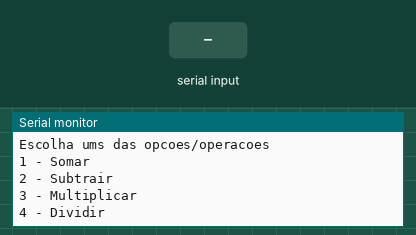
Simulated run of this sketch. Board: Arduino Mega 2560, built with avr-gcc and run on an emulated ATmega2560. Shown: the last lines printed to the serial monitor. The inputs (shaded band) are chosen by the test bench.

Above: at 0.9 s.
1.0 s: "s" received over Serial
At 2.6 s:
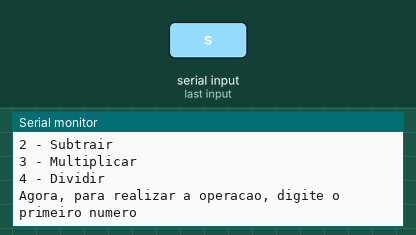
3.5 s: "90,45,200\n" received over Serial
At 4.9 s:
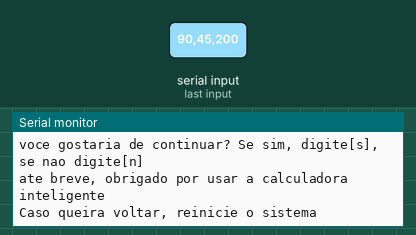

Measured:
- after the input at 1.0 s, the serial monitor: prints a new line after 1.0 s (image 1)
- after the input at 3.5 s, the serial monitor: prints a new line at once (image 2)

The sketch:

Calculadora.ino
```cpp
float   multiplicacao , divisao;
float resultado;


int escolhaDaOperacao;
int contador = 0;

float somar(float numero1Param, float numero2Param, float numero3Param = 0){
  int numero6; //variavel local
  // numero 3  parametro da funcao somar

  return (numero1Param + numero2Param + numero3Param);
}

//quando usamos void na função, ñ precisamos do retorno

float subtrair(float numero1Param, float numero2Param){

  return (numero1Param - numero2Param);
}

float multiplicar(float numero1Param, float numero2Param){

  return (numero1Param * numero2Param);
}

float dividir (float numero1Param, float numero2Param){

  return (numero1Param / numero2Param);
}


void setup()
{
  Serial.begin(9600);

  float numero1 = 0;
  float numero2 = 0;

  do{

    float numero3global;

    Serial.println("Bem vindo (a) calculadora mega intenligente : p!!!");
    Serial.println("Escolha ums das opcoes/operacoes");
    Serial.println("1 - Somar");
    Serial.println("2 - Subtrair");
    Serial.println("3 - Multiplicar");
    Serial.println("4 - Dividir");

    while(!Serial.available()){}//ESperar o usuario digitar

    escolhaDaOperacao = Serial.parseInt(); //armazena o que o usuario digitou na variavel

    Serial.println("Agora, para realizar a operacao, digite o primeiro numero");
    while(!Serial.available()){} //ESperar o usuario digitar
    numero1 = Serial.parseFloat();

    Serial.println("Agora digite o segundo numero");
    while(!Serial.available()){} //ESperar o usuario digitar
    numero2 = Serial.parseFloat();

    //VERIFICANDO A ESCOLHA DA OPERACAO


    switch(escolhaDaOperacao){
      case 1:
      resultado = somar(numero1,numero2);

      Serial.println("WOW!!! MY GOD o resultado foi: " + String(resultado));
      break;

      case 2:
      resultado = subtrair(numero1, numero2);
      Serial.println("WOW!!! MY GOD o resultado foi: " + String(resultado));

      break;

      case 3:
      resultado = multiplicar(numero1, numero2);
      Serial.println("WOW!!! MY GOD o resultado foi: " + String(resultado));
      break;

      case 4:
      resultado = dividir(numero1, numero2);
      Serial.println("WOW!!! MY GOD o resultado foi: " + String(resultado));
      break;

      default:
      Serial.println("opcao invalida");

    }

    Serial.println("voce gostaria de continuar? Se sim, digite[s], se nao digite[n]");
    while(!Serial.available()){} //ESperar o usuario digitar
    if(Serial.readString() == "s"){
      contador++;
    }
    else{
      contador = 0;

      Serial.println("ate breve, obrigado por usar a calculadora inteligente");
      Serial.println("Caso queira voltar, reinicie o sistema");
    }

  }
  while(contador != 0);

}

void loop()
{

  //sem código
}
```
